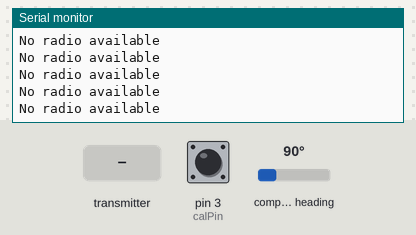
This sketch was run on a simulated Arduino Uno, built with avr-gcc and run on an emulated ATmega328P. Shown: the last lines printed to the serial monitor. Inputs (shaded band) come from the test bench; at power-on: compass heading 90°, pin 3 (calPin) HIGH. No radio packets arrive unless stated.

Above: at 2.2 s.
2.3 s: the transmitter starts sending rcx.0 = 0
At 2.36 s:
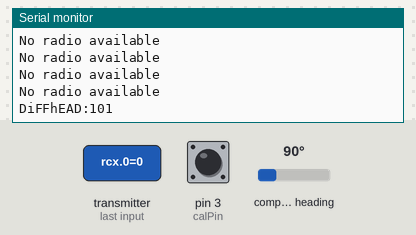
3.8 s: the transmitter starts sending rcx.5 = 256
6.8 s: compass heading set to 269°
At 6.82 s:
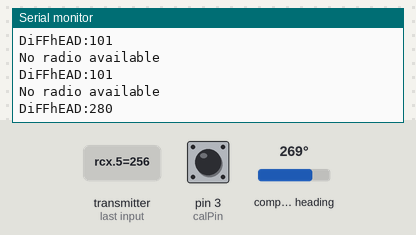
9.8 s: pin 3 (calPin) pulled LOW for 0.15 s
At 9.9 s:
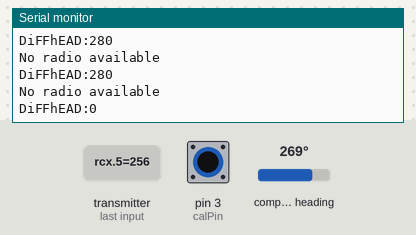
11.4 s: the transmitter starts sending rcx.0 = 256
At 11.49 s:
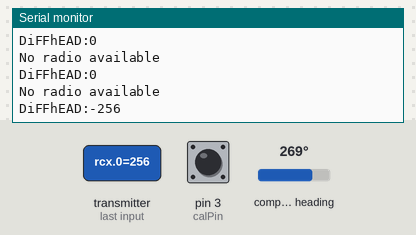
12.9 s: compass heading set to 7°
At 12.98 s:
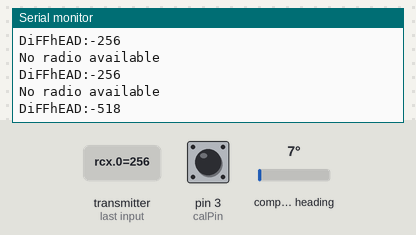
Timing chart, 0 to 15.4 s (numbered marks = the images above; inputs shaded):
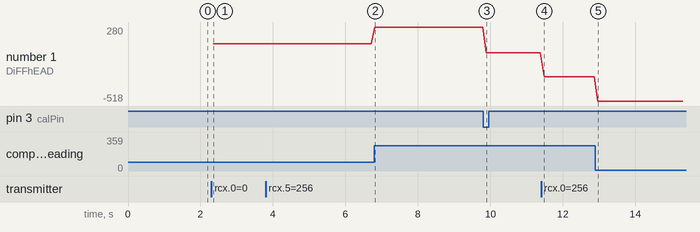

Measured:
- after the input at 2.3 s, the serial monitor: prints a new line after 0.05 s (image 1)
- after the input at 6.8 s, the serial monitor: prints a new line at once (image 2)
- after the input at 9.8 s, the serial monitor: prints a new line after 0.09 s (image 3)
- after the input at 11.4 s, the serial monitor: prints a new line after 0.08 s (image 4)
- after the input at 12.9 s, the serial monitor: prints a new line after 0.07 s (image 5)
- plotted number 1: 101 → 280 after the input at 6.8 s, 280 → 0 after the input at 9.8 s, 0 → -256 after the input at 11.4 s, -256 → -518 after the input at 12.9 s

The sketch:

GCVRXSerial_NonworkingCopy.ino
```cpp
/* Earlier test code of the same file name
   May not work
   a branch
*/
#include <SPI.h>
#include <nRF24L01.h>
#include <RF24.h>
/*-----( Declare Constants and Pin Numbers )-----*/
#define CE_PIN   9
#define CSN_PIN 10
//--Magnetic sensor prerequisites
#include <Wire.h>
#include <Adafruit_Sensor.h>
#include <Adafruit_HMC5883_U.h>

// NOTE: the "LL" at the end of the constant is "LongLong" type
const uint64_t pipe = 0xE8E8F0F0E1LL; // Define the transmit pipe

Adafruit_HMC5883_Unified mag = Adafruit_HMC5883_Unified(12345); //Create an HMC5883 Object

//MaGNETOMETER Offset
const int defOffset=1;
int calOffset=0;
//Roll Offset
const int defRoll90=2;
int calRoll90=0;

//Mode storage incoming data from tx
short Mode1=1;
short Mode2=1;

/*-----( Declare objects )-----*/
RF24 radio(CE_PIN, CSN_PIN); // Create a Radio
/*-----( Declare Variables )-----*/
int rcx[6];  // 2 element array holding Joystick readings
int headingDiff; //Heading difference between controller and host
int yaw,pitch,roll;
//current direction before turn
boolean acc=true; //true is forward

int calPin=3;

void setup()   /****** SETUP: RUNS ONCE ******/
{
  Serial.begin(9600);
  delay(1000);
  //Serial.println("Nrf24L01 Receiver Starting");
  radio.begin();
  radio.openReadingPipe(1,pipe);
  radio.startListening();

  pinMode(calPin,INPUT_PULLUP);
  //pinMode(fwdPin,OUTPUT);
  //pinMode(revPin,OUTPUT);
  //pinMode(trightPin,OUTPUT);
  //pinMode(tleftPin,OUTPUT);

    if(!mag.begin())
  {
    /* There was a problem detecting the HMC5883 ... check your connections */
    //Serial.println("Ooops, no HMC5883 detected ... Check your wiring!");
    while(1);
  }
}//--(end setup )---


void loop()   /****** LOOP: RUNS CONSTANTLY ******/
{

  sensors_event_t event; //Declaration for magnetometer objects
  mag.getEvent(&event);
    // Calculate heading when the magnetometer is level, then correct for signs of axis.
  float heading = atan2(event.magnetic.y, event.magnetic.x);


  float declinationAngle = 0.22;
  heading += declinationAngle;

  // Correct for when signs are reversed.
  if(heading < 0)
    heading += 2*PI;

  // Check for wrap due to addition of declination.
  if(heading > 2*PI)
    heading -= 2*PI;

  // Convert radians to degrees for readability.
  int headingDegrees = heading * 180/M_PI;
  int remoteHeading;


  if ( radio.available() )
  {
    // Read the data payload until we've received everything
    bool done = false;
    while (!done)
    {
      // Fetch the data payload
      done = radio.read( rcx, sizeof(rcx) );
      remoteHeading = rcx[0];
      yaw=rcx[1];
      pitch=rcx[2];
      roll=rcx[3];
      Mode1=rcx[4];//Green Mode pin
      Mode2=rcx[5];//Blue Mode Pin
      if(digitalRead(calPin)==0)
      {
        calOffset=headingDegrees-defOffset;
      }
      headingDiff = headingDegrees-remoteHeading;
      headingDiff=headingDiff-(defOffset+calOffset);
      Serial.print("DiFFhEAD:");
      Serial.println(headingDiff);
      int speedy=pitch + 100;
      int speedx=speedy+100;
      constrain(speedx,10,255);
      /*if(speedx<20)//constrain
      {  speedx=20;}
      else if(speedx>254)
       { speedx=254; } */
if(Mode2 == 1)
{
      //Compass reference Steering Mode
      if(speedy<33)
      {
        Serial.println(5);
      }
      Serial.println(speedx);
      if(headingDiff>20)
       {
         Serial.println(3);

       }
      else if(headingDiff<-20)
      {
        Serial.println(4);

      }
      else if(acc==true)
      {
        Serial.println(1);
      }
      else
        Serial.println(2);
}
else if(Mode2 == 0)
{
      //Natural Steering Wheel Mode
      Serial.println(speedx);
      int roll90=defRoll90;
      int currentRoll;
      if(digitalRead(calPin)==0)
      {
        roll90 = calRoll90;
      }
      currentRoll=roll-roll90;
      if(currentRoll<-15)
       {
         Serial.println(3);
       }
      else if(currentRoll>15)
      {
        Serial.println(4);
      }
}


      /*if(headingDiff>3)
      {
        if*(hadingDiff<-3)
        {
          digitalWrite(trightPin,HIGH);
          delay(50);
          digitalWrite(trightPin,LOW);
        }
        if(headingDiff>3)
        {

         digitalWrite(tleftPin,HIGH);
         delay(50);
         digitalWrite(tleftPin,LOW);
        }
      }   */


    }
  }
  else
  {
      Serial.println("No radio available");
      digitalWrite(4,HIGH);
      delay(100);
      digitalWrite(4,LOW);
  }

}
```
